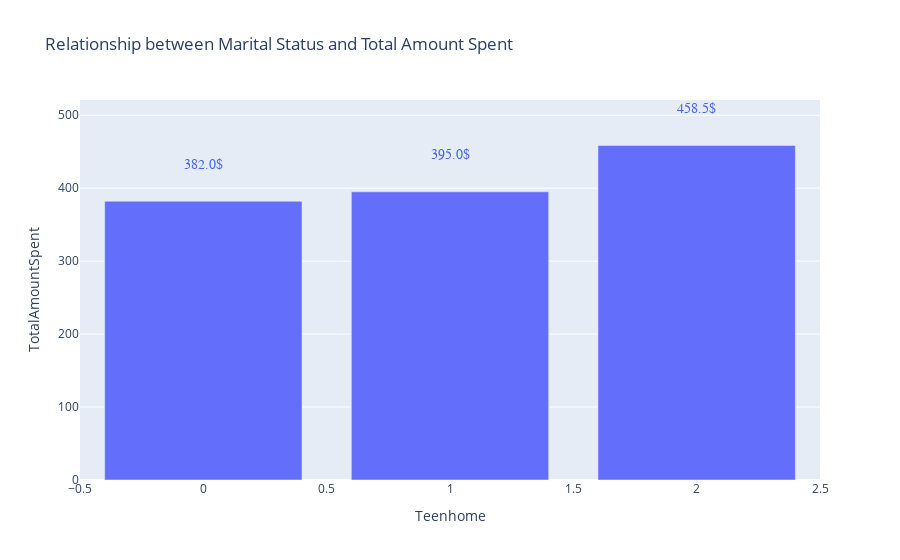

The notebook cell this image was saved under:
### Markdown cell above
## Teen Homes VS Total Amount Spent

### Code cell
mask = df.groupby("Teenhome")["TotalAmountSpent"].median()
mask = mask.reset_index()
fig = px.bar(data_frame=mask, x="Teenhome", y="TotalAmountSpent", height=500, title="Relationship between Marital Status and Total Amount Spent")

annotation = []
for x, y in zip(mask["Teenhome"], mask["TotalAmountSpent"]):
    annotation.append(
        dict(x=x, y=y +50,
             text=str(round(y, 2)) + '$',
             font=dict(family='Arial', size=14, color='rgb(66, 99, 236)'), showarrow=False)
    )
fig.update_layout(annotations=annotation)
fig.show()

### Figure 1 — Plotly figure (JSON) as saved in the notebook; plotly's stock layout.template omitted (floating-point values rounded to 4 significant figures)
{"data": [{"alignmentgroup": "True", "hovertemplate": "Teenhome=%{x}<br>TotalAmountSpent=%{y}<extra></extra>", "legendgroup": "", "marker": {"color": "#636efa", "pattern": {"shape": ""}}, "name": "", "offsetgroup": "", "orientation": "v", "showlegend": false, "textposition": "auto", "type": "bar", "x": [0, 1, 2], "xaxis": "x", "y": [382, 395, 458.5], "yaxis": "y"}], "layout": {"annotations": [{"font": {"color": "rgb(66, 99, 236)", "family": "Arial", "size": 14}, "showarrow": false, "text": "382.0$", "x": 0, "y": 432}, {"font": {"color": "rgb(66, 99, 236)", "family": "Arial", "size": 14}, "showarrow": false, "text": "395.0$", "x": 1, "y": 445}, {"font": {"color": "rgb(66, 99, 236)", "family": "Arial", "size": 14}, "showarrow": false, "text": "458.5$", "x": 2, "y": 508.5}], "autosize": true, "barmode": "relative", "legend": {"tracegroupgap": 0}, "title": {"text": "Relationship between Marital Status and Total Amount Spent"}, "xaxis": {"anchor": "y", "autorange": true, "domain": [0, 1], "range": [-0.5, 2.5], "title": {"text": "Teenhome"}, "type": "linear"}, "yaxis": {"anchor": "x", "autorange": true, "domain": [0, 1], "range": [0, 524.9], "title": {"text": "TotalAmountSpent"}, "type": "linear"}}}
